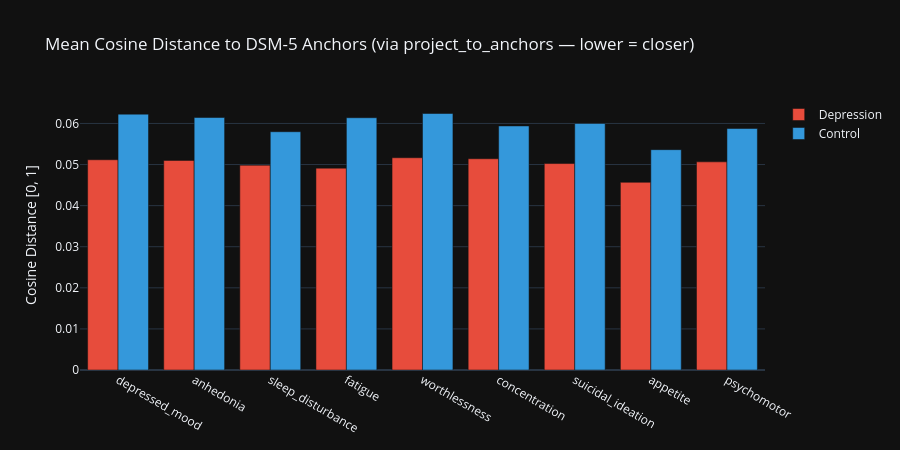

Notebook cell for this chart:
### Code cell
# Visualize: which anchors are closest to depression vs control?
anchor_names_list = list(anchor_vecs.keys())
mean_cols = [f'{name}_mean' for name in anchor_names_list]

dep_means = df_feats.loc[y == 1, mean_cols].mean()
ctl_means = df_feats.loc[y == 0, mean_cols].mean()

fig = go.Figure()
fig.add_trace(go.Bar(x=anchor_names_list, y=dep_means.values, name='Depression', marker_color=C_DEP))
fig.add_trace(go.Bar(x=anchor_names_list, y=ctl_means.values, name='Control', marker_color=C_CTL))
fig.update_layout(
    title='Mean Cosine Distance to DSM-5 Anchors (via project_to_anchors — lower = closer)',
    yaxis_title='Cosine Distance [0, 1]', barmode='group',
    width=900, height=450, template='plotly_dark',
)
fig.show()

### Figure 1 — Plotly figure (JSON) as saved in the notebook; plotly's stock layout.template omitted (floating-point values rounded to 4 significant figures)
{"data": [{"marker": {"color": "#e74c3c"}, "name": "Depression", "type": "bar", "x": ["depressed_mood", "anhedonia", "sleep_disturbance", "fatigue", "worthlessness", "concentration", "suicidal_ideation", "appetite", "psychomotor"], "y": [0.05116, 0.05101, 0.04983, 0.04913, 0.05166, 0.05141, 0.05024, 0.04568, 0.05066]}, {"marker": {"color": "#3498db"}, "name": "Control", "type": "bar", "x": ["depressed_mood", "anhedonia", "sleep_disturbance", "fatigue", "worthlessness", "concentration", "suicidal_ideation", "appetite", "psychomotor"], "y": [0.06226, 0.06145, 0.05799, 0.06139, 0.06242, 0.0594, 0.06, 0.05362, 0.05876]}], "layout": {"barmode": "group", "height": 450, "title": {"text": "Mean Cosine Distance to DSM-5 Anchors (via project_to_anchors — lower = closer)"}, "width": 900, "yaxis": {"title": {"text": "Cosine Distance [0, 1]"}}}}
